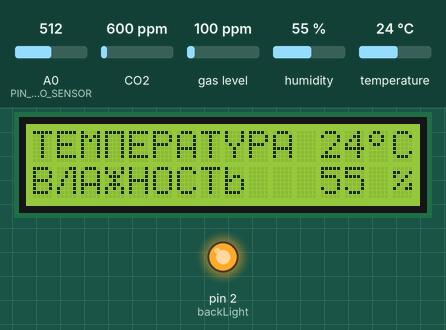
A sketch run on a simulated Arduino Uno, built with avr-gcc and run on an emulated ATmega328P. Parts: 16×2 character LCD, output pins drawn as LEDs (lit = HIGH). The inputs (shaded band) are chosen by the test bench; at power-on: A0 (PIN_PHOTO_SENSOR) = 512, CO2 600 ppm, humidity 55 %, gas level 100 ppm, temperature 24 °C. What the sketch prints to the serial monitor is not drawn.

Above: at 1.2 s.
1.3 s: A0 (PIN_PHOTO_SENSOR) set to 734
13.2 s: A0 (PIN_PHOTO_SENSOR) set to 758
At 22.4 s:
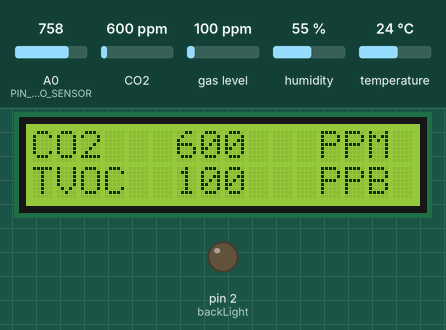
25.1 s: CO2 set to 452 ppm
At 34.4 s:
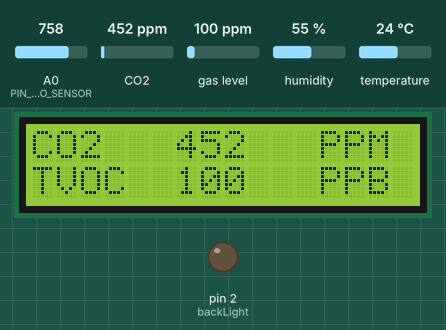
37.0 s: humidity set to 22 %
At 42.7 s:
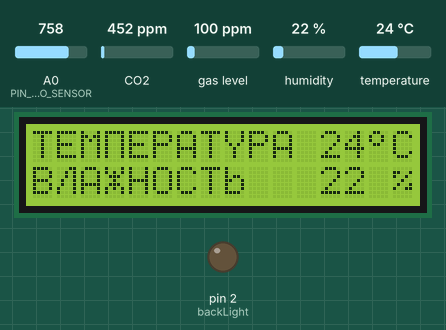
46.8 s: gas level set to 20 ppm
At 52.4 s:
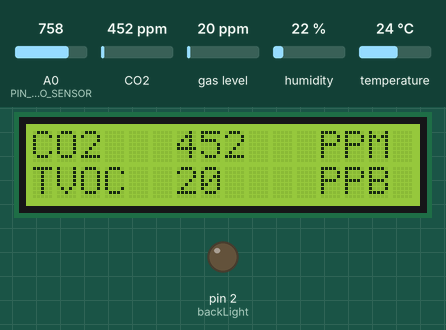
55.9 s: temperature set to 12 °C
At 61.9 s:
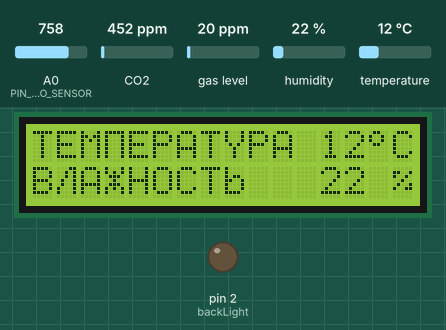
Timing chart, 0 to 63.4 s (numbered marks = the images above; inputs shaded):
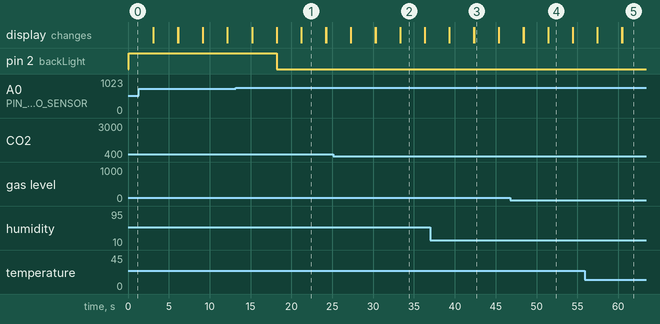

Measured:
- the behaviour switches between 749 and 750 on A0 (PIN_PHOTO_SENSOR) (found by bisection; images 0 and 1)
- after the input at 13.2 s, pin 2 (backLight): HIGH → LOW after 5.0 s
- what the display in image 1 shows lasts 3.0 s, from 21.2 s to 24.2 s

The sketch:

meteo_lcd_photoresistor.ino
```cpp
#include <LiquidCrystal.h>
#include <DHT.h>
#include "Adafruit_CCS811.h"

#define DHTPIN 4 // номер пина, к которому подсоединен датчик

#define PIN_PHOTO_SENSOR A0 //пин фоторезистора
int backLight = 2; // цифровой пин ардуино, к которому подключен 15й пин дисплея, контролирует подсветку

//Анализатор воздуха CCS811
Adafruit_CCS811 ccs;

byte Celsum[8] =
{
  B01100,
  B10010,
  B10010,
  B01100,
  B00000,
  B00000,
  B00000,
};

byte charP[8] =
{
  B11111,
  B10001,
  B10001,
  B10001,
  B10001,
  B10001,
  B10001,
};

byte charL[8] =
{
  B00011,
  B00101,
  B00101,
  B01001,
  B01001,
  B10001,
  B10001,
};

byte charG[8] =
{
  B10001,
  B10101,
  B01110,
  B00100,
  B01110,
  B10101,
  B10001
};

byte percent[8] =
{
  B00000,
  B11001,
  B10010,
  B00100,
  B01001,
  B10011,
  B00000,
};

int co2 = 0;
int tvoc = 0;

// Инициируем датчик
DHT dht(DHTPIN, DHT11);
LiquidCrystal lcd(12, 11, 9, 8, 7, 6); /// REGISTER SELECT PIN,ENABLE PIN,D4 PIN,D5 PIN, D6 PIN, D7 PIN

void setup() {
  Serial.begin(9600);
  dht.begin();
  ccs.begin();
  // set up the LCD's number of columns and rows:
  lcd.begin(16, 2);
  pinMode(backLight, OUTPUT);
  digitalWrite(backLight, HIGH);
  lcd.createChar(1, Celsum);
  lcd.createChar(2, charP);
  lcd.createChar(3, charL);
  lcd.createChar(4, charG);
  lcd.createChar(5, percent);
}
void loop() {
  //получаем освещённость для дисплея
  int val = analogRead(PIN_PHOTO_SENSOR);
  Serial.println(val);
  if (val < 750) {
    digitalWrite(backLight, HIGH); //вкл
  } else {
    digitalWrite(backLight, LOW); //выкл
  }

  //получаем показания;
  int tem = getTemperature();
  int hum = getHumidity();
  getCO();

  // set the cursor to column 0, line 1
  // (note: line 1 is the second row, since counting begins with 0):

  lcd.setCursor(0, 0);
  lcd.print("TEM");
  lcd.setCursor(3, 0);
  lcd.print("\2");
  lcd.setCursor(4, 0);
  lcd.print("EPATYPA");
  lcd.setCursor(12, 0);
  lcd.print(tem);
  lcd.setCursor(14, 0);
  lcd.print("\1");
  lcd.setCursor(15, 0);
  lcd.print("C");

  lcd.setCursor(0, 1);
  lcd.print("B");
  lcd.setCursor(1, 1);
  lcd.print("\3");
  lcd.setCursor(2, 1);
  lcd.print("A");
  lcd.setCursor(3, 1);
  lcd.print("\4");
  lcd.setCursor(4, 1);
  lcd.print("HOCTb");
  lcd.setCursor(12, 1);
  lcd.print(hum);
  lcd.setCursor(15, 1);
  lcd.print("\5");
  delay (3000);
  lcd.clear();

  // CO2 and TVOC
  lcd.setCursor(0, 0);
  lcd.print("CO2");
  lcd.setCursor(6, 0);
  lcd.print(co2);
  lcd.setCursor(12, 0);
  lcd.print("PPM");

  lcd.setCursor(0, 1);
  lcd.print("TVOC");
  lcd.setCursor(6, 1);
  lcd.print(tvoc);
  lcd.setCursor(12, 1);
  lcd.print("PPB");
  delay (3000);
  lcd.clear();
}

float getHumidity(){
  //Считываем влажность
  float h = dht.readHumidity();

  // Проверка удачно прошло ли считывание.
  if (isnan(h)) {
   Serial.println("Error! Cant read");
   return 0;
  }

  //Сообщение в консоль
  Serial.print(" Hum: ");
  Serial.print(h);
  Serial.println();

  return h;
}

float getTemperature(){
 // Считываем температуру
  float t = dht.readTemperature();

  // Проверка удачно прошло ли считывание.
  if (isnan(t)) {
   Serial.println("Error! Cant read");
   return 0;
  }

  //Сообщение в консоль
  Serial.print("Temp: ");
  Serial.print(t);
  Serial.print(" C");

  return t;
}

void getCO(){
  // если пришли новые данные
  if(ccs.available()) {
    // считываем данные
    if(!ccs.readData()) {
      Serial.print("c");
      co2 = ccs.geteCO2();
      Serial.print(co2);
      Serial.print(" ");


      Serial.print("o");
      tvoc = ccs.getTVOC();
      Serial.print(tvoc);
      Serial.println();
    } else {
      Serial.print("c00 o00");
      Serial.println();
    }
  } else {
      Serial.print("c00 o00");
      Serial.println();
  }

}
```
